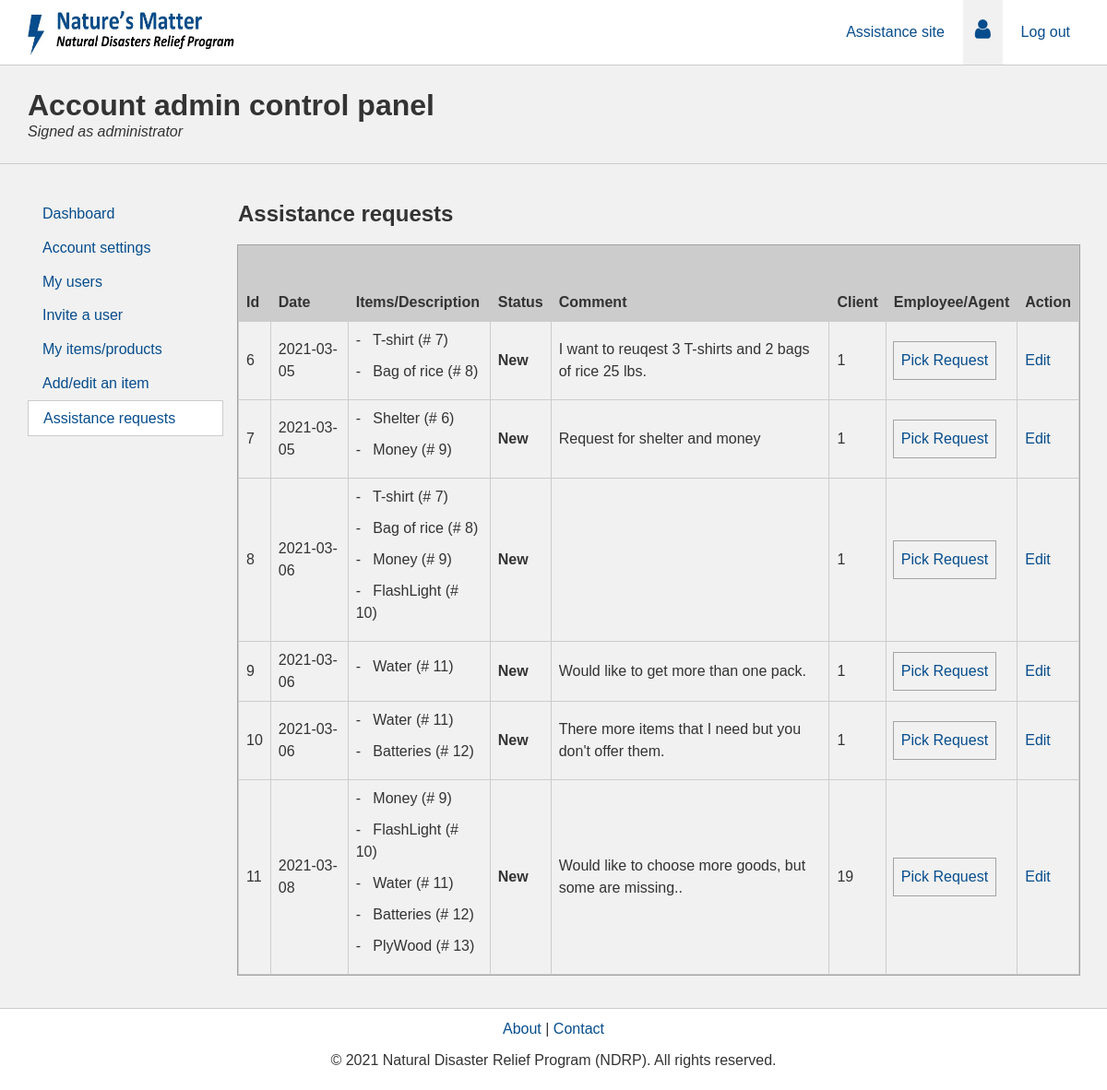
The page /admin/assistance/assistance-requests.php on the database its author committed.
### tables this page shows
CREATE TABLE `assistance_request` (
  `ass_req_id` int(11) NOT NULL,
  `ass_req_date` date NOT NULL,
  `ass_req_status_id` tinyint(4) NOT NULL,
  `ass_req_comment` varchar(700) NOT NULL,
  `cli_id` int(11) NOT NULL,
  `emp_id` int(11) DEFAULT NULL
);

CREATE TABLE `assistance_request_product` (
  `ass_req_id` int(11) NOT NULL,
  `prod_id` int(11) NOT NULL
);

CREATE TABLE `product` (
  `prod_id` int(11) NOT NULL,
  `prod_name` varchar(160) NOT NULL,
  `prod_desc` varchar(700) NOT NULL,
  `prod_type_id` tinyint(4) NOT NULL,
  `prod_status_id` tinyint(4) NOT NULL,
  `prod_price` decimal(6,2) NOT NULL,
  `prod_date` date NOT NULL,
  `cat_id` int(11) NOT NULL,
  `emp_id` int(11) NOT NULL
);

### business/assistance-request.php (called while the page is built)
<?php
class AssistanceRequest{
	private $id;
    private $date;
    private $statusId;
    private $comment;
    private $product;
    private $client;
    private $employee;
    function __construct() {
        $this->id = null;
        $this->date = null;
        $this->statusId = null;
        $this->comment = "";
        $this->product = [];
        $this->client = null;
        $this->employee = null;
    }
    public function setId($id) {
        $this->id = $id;
    }
    public function getId() {
        return $this->id;
    }
    public function setDate($date) {
        $this->date = $date;
    }
    public function getDate() {
        return $this->date;
    }
    public function setStatusId($statusId) {
        $this->statusId = $statusId;
    }
    public function getStatusId() {
        return $this->statusId;
    }
    public function setComment($comment) {
        $this->comment = $comment;
    }
    public function getComment() {
        return $this->comment;
    }
    public function setProduct($product) {
        $this->product[] = $product;
    }
    public function getProducts() {
        return $this->product;
    }
    public function setClient($client) {
        $this->client = $client;
    }
    public function getClient() {
        return $this->client;
    }
    public function setEmployee($employee) {
        $this->employee = $employee;
    }
    public function getEmployee() {
        return $this->employee;
    }
} ?>

### data/assistance-request-db.php (called while the page is built, shortened)
<?php
class AssistanceRequestDB{
    public static function selectAssistanceRequests() {
        $reqs = [];
        $pdo = DbConnect::getConnection();
        $sql = "SELECT * FROM assistance_request WHERE 1";
        $stmt = $pdo->prepare($sql);
        if ($stmt->execute()) {
            $reqData = $stmt->fetchAll();
            if (count($reqData) > 0) {
                foreach ($reqData as $v) {
                    $req = new AssistanceRequest();
                    $req->setId($v["ass_req_id"]);
                    $req->setDate($v["ass_req_date"]);
                    $req->setStatusId($v["ass_req_status_id"]);
                    $req->setComment($v["ass_req_comment"]);
                    $client = new Client();
                    $client->setId($v["cli_id"]);
                    $req->setClient($client);
                    $emp = new Employee();
                    $emp->setId($v["emp_id"]);
                    $req->setEmployee($emp);
                    $sql = "SELECT * FROM assistance_request_product AS arp
                        INNER JOIN product AS p ON arp.prod_id = p.prod_id
                        WHERE arp.ass_req_id=?";
                    $stmt = $pdo->prepare($sql);
                    if ($stmt->execute([$v["ass_req_id"]])) {
                        $prodData = $stmt->fetchAll();
                        if (count($prodData) > 0) {
                            foreach ($prodData as $val) {
                                $product = new Product();
                                $product->setId($val["prod_id"]);
                                $product->setName($val["prod_name"]);
                                $product->setDesc($val["prod_desc"]);
                                $product->setTypeId($val["prod_type_id"]);
                                $product->setStatusId($val["prod_status_id"]);
                                $product->setPrice($val["prod_price"]);
                                $product->setDate($val["prod_date"]);
                                $product->setCatId($val["cat_id"]);
                                $product->setEmpId($val["emp_id"]);
                                $req->setProduct($product);
                            }
                        }
                    }
                    $reqs[$v["ass_req_id"]] = $req;
                }
            }
        }
        return $reqs;
    }
} ?>

### controller/assistance-request-controller.php (called while the page is built, shortened)
<?php
include App::FULL_DIR."/business/user.php";
include App::FULL_DIR."/data/user-db.php";
include App::FULL_DIR."/business/product.php";
include App::FULL_DIR."/data/product-db.php";
include App::FULL_DIR."/business/assistance-request.php";
include App::FULL_DIR."/data/assistance-request-db.php";
class AssistanceRequestController{
	public static function setContent(){
		$uriParts = pathinfo($_SERVER["REQUEST_URI"]);
		if ($uriParts['filename'] == "add-assistance-request"){
			App::$aside = "Add";
			$filter = "prod_status_id = ?";
			$param = [ProductDB::selectStatus("Active")];
			self::$products = ProductDB::selectProducts($filter, $param);
		} else if ($uriParts['filename'] == "my-assistance-requests"){
			App::$aside = "View";
			self::$statuses = AssistanceRequestDB::selectStatuses();
			self::$assReqs = AssistanceRequestDB::selectAssistanceRequests();
		} else if ($uriParts['filename'] == "assistance-requests"){
			self::$assReqs = AssistanceRequestDB::selectAssistanceRequests();
		}
	}
	public static function execRequest(){
		self::setContent();
	}
}
AssistanceRequestController::execRequest();
?>

### business/product.php (called while the page is built, shortened)
<?php
class Product{
	private $id;
    private $name;
    function __construct() {
        $this->id = null;
        $this->name = "";
    }
    public function setId($id) {
        $this->id = $id;
    }
    public function getId() {
        return $this->id;
    }
    public function setName($name) {
        $this->name = $name;
    }
    public function getName() {
        return $this->name;
    }
} ?>

### business/user.php (called while the page is built, shortened)
<?php
class User{
	protected $id;
    function __construct() {
        $this->id = 0;
    }
    public function setId($id) {
        $this->id = $id;
    }
    public function getId() {
        return $this->id;
    }
} ?>

### admin/assistance/assistance-requests.php (the view, shortened to what this page needs)
<?php
include App::FULL_DIR."/controller/assistance-request-controller.php";
include App::FULL_DIR."/admin/include/header.php"
?>
<main>
    <section class="admin-content">
        <section id="admin-aside">
        	<?php include App::FULL_DIR."/admin/include/side-bar.php" ?>
        </section>
        <section id="admin-content-area">
        	<h1>Assistance requests</h1>
            <table>
                <tr>
                    <th colspan="9">&nbsp;</th>
                </tr>
                <tr>
                  <th>Id</th>
                  <th>Date</th>
                  <th colspan="2">Items/Description</th>
                  <th>Status</th>
                  <th>Comment</th>
                  <th>Client</th>
                  <th>Employee/Agent</th>
                  <th colspan="2">Action</th>
                </tr>
                <?php if ( count(AssistanceRequestController::$assReqs) > 0) {
                    foreach (AssistanceRequestController::$assReqs as $k => $v){ ?>
                      <tr>
                        <td><?php echo AssistanceRequestController::$assReqs[$k]->getId(); ?></td>
                        <td><?php echo AssistanceRequestController::$assReqs[$k]->getDate(); ?></td>
                        <td colspan="2">
                          <ul>
                            <?php $i = 0;
                              $products = AssistanceRequestController::$assReqs[$k]->getProducts();
                              foreach ($products as $val){ $i++ ?>
                               <li>
                                <p>- &nbsp; <?php echo $val->getName()." (# ".$val->getId().") "; ?></p>
                              </li>
                            <?php } ?>
                          </ul>
                        </td>
                        <td>
                          <strong>
                            <?php echo AssistanceRequestController::$statuses[AssistanceRequestController::$assReqs[$k]->getStatusId()]; ?>
                          </strong>
                        </td>
                        <td><?php echo AssistanceRequestController::$assReqs[$k]->getComment(); ?></td>
                        <td><?php echo AssistanceRequestController::$assReqs[$k]->getClient()->getId(); ?></td>
                        <td>
                          <?php
                              if (AssistanceRequestController::$assReqs[$k]->getEmployee()->getId() === null ){ ?>
                                  <a class="pick-req" href="#">Pick Request</a>
                              <?php } else {
                                  echo AssistanceRequestController::$assReqs[$k]->getEmployee()->getId();
                              }
                           ?>
                        </td>
                        <td>
                          <a href="">Edit</a>
                        </td>
                        </tr>
                    <?php } ?>
                <?php }else{ ?>
                    <tr>
                      <td colspan="9">There are no assistance request yet.</td>
                    </tr>
                <?php } ?>
            </table>
        </section><br>
    </section>
</main>
<?php include App::FULL_DIR."/include/footer.php" ?>

### css/global.css (style rules this page uses)
html, body, div, span, applet, object, iframe, h1, h2, h3, h4, h5, h6, p, blockquote, pre, a, abbr, acronym, address, big, cite, code, del, dfn, em, img, ins, kbd, q, s, samp, small, strike, strong, sub, sup, tt, var, b, u, i, center, dl, dt, dd, ol, ul, li, fieldset, form, label, legend, table, caption, tbody, tfoot, thead, tr, th, td, article, aside, canvas, details, embed, figure, figcaption, footer, header, hgroup, menu, nav, output, ruby, section, summary, time, mark, audio, video { margin: 0; padding: 0; border: 0; font-size: 100%; font: inherit; vertical-align: baseline; }
article, aside, details, figcaption, figure, footer, header, hgroup, menu, nav, section { display: block; }
body { line-height: 1; }
ol, ul { list-style: none; }
table { border-collapse: collapse; border-spacing: 0; }
a { text-decoration: none; }
*, *:before, *:after { box-sizing: border-box; }
body { font-family: Arial, Helvetica, sans-serif; font-size: 1em; line-height: 1.5; color: #333333; background-color: #FFFFFF; }
h1 { font-size: 1.5em; font-weight: bold; margin: 0 0 0.7em 0; }
p { margin: 0 0 10px 0; }
strong { font-weight: bold; }
a:link, a:visited, a:hover, a:active { color: #074D8D; text-decoration: none; }
#admin-aside, #acc-aside { float: left; width: 20%; padding-right: 1em; }
#admin-content-area, #acc-content-area { float: left; width: 80%; }
main { background-color: #f1f1f1; border-top: 1px solid #ccc; border-bottom: 1px solid #ccc; padding: 20px 0; }
.main-content, .admin-content, .acc-content { width: 1140px; margin: 0 auto; padding: 1em 0; }
table { outline: 1px solid #A3A3A3; border-collapse: collapse; width: 100%; }
th { background: #ccc; font-weight: bold; }
th, td { border: 1px solid #ccc; text-align: left; padding: .5em; vertical-align: middle; }
table tr td .pick-req { display: inline-block; outline: 1px solid #A3A3A3; padding: .5em; }

### rows shown on the page
assistance_request: ass_req_id "6", ass_req_date "2021-03-05", ass_req_status "New", ass_req_comment "I want to reuqest 3 T-shirts and 2 bags of rice 25 lbs.", cli "1"
assistance_request_product: prod.prod_name "T-shirt", prod.prod_id "7"
assistance_request_product: prod.prod_name "Bag of rice", prod.prod_id "8"
assistance_request: ass_req_id "7", ass_req_date "2021-03-05", ass_req_status "New", ass_req_comment "Request for shelter and money", cli "1"
assistance_request_product: prod.prod_name "Shelter", prod.prod_id "6"
assistance_request_product: prod.prod_name "Money", prod.prod_id "9"
assistance_request: ass_req_id "8", ass_req_date "2021-03-06", ass_req_status "New", cli "1"
assistance_request_product: prod.prod_name "T-shirt", prod.prod_id "7"
assistance_request_product: prod.prod_name "Bag of rice", prod.prod_id "8"
assistance_request_product: prod.prod_name "Money", prod.prod_id "9"
assistance_request_product: prod.prod_name "FlashLight", prod.prod_id "10"
assistance_request: ass_req_id "9", ass_req_date "2021-03-06", ass_req_status "New", ass_req_comment "Would like to get more than one pack.", cli "1"
assistance_request_product: prod.prod_name "Water", prod.prod_id "11"
assistance_request: ass_req_id "10", ass_req_date "2021-03-06", ass_req_status "New", ass_req_comment "There more items that I need but you don't offer them.", cli "1"
assistance_request_product: prod.prod_name "Water", prod.prod_id "11"
assistance_request_product: prod.prod_name "Batteries", prod.prod_id "12"
assistance_request: ass_req_id "11", ass_req_date "2021-03-08", ass_req_status "New", ass_req_comment "Would like to choose more goods, but some are missing..", cli "19"
assistance_request_product: prod.prod_name "Money", prod.prod_id "9"
assistance_request_product: prod.prod_name "FlashLight", prod.prod_id "10"
assistance_request_product: prod.prod_name "Water", prod.prod_id "11"
assistance_request_product: prod.prod_name "Batteries", prod.prod_id "12"
assistance_request_product: prod.prod_name "PlyWood", prod.prod_id "13"
